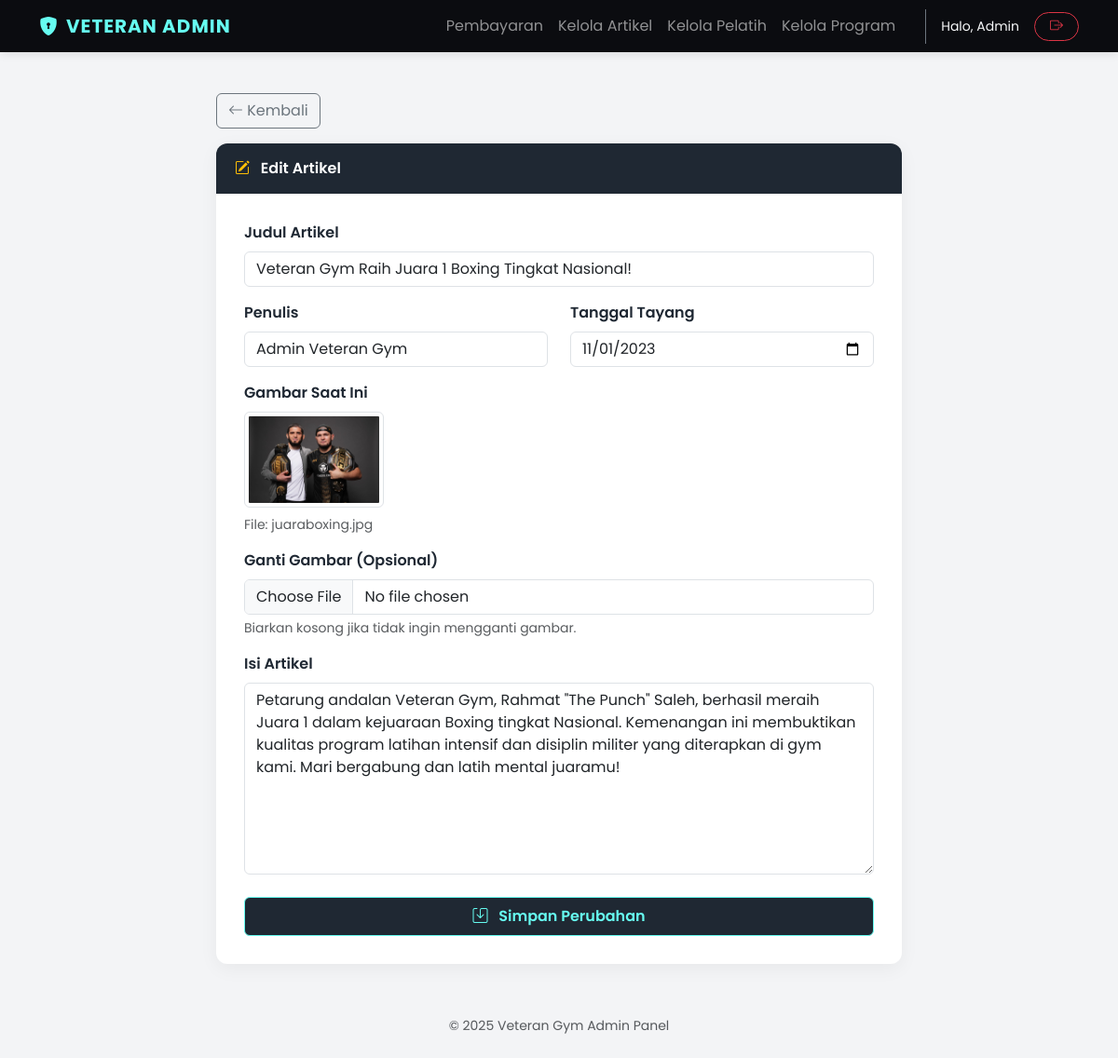
The page /project/admin/edit_artikel.php?id=1 (signed in) on the database its author committed.
### tables this page shows
CREATE TABLE `artikel` (
  `id_artikel` int(11) NOT NULL,
  `judul` varchar(255) NOT NULL,
  `penulis` varchar(100) DEFAULT NULL,
  `tanggal` date DEFAULT NULL,
  `isi_artikel` text DEFAULT NULL,
  `gambar` varchar(255) DEFAULT NULL
);

### project/admin/edit_artikel.php (the view, shortened to what this page needs)
<?php
include '../../include/koneksi.php';
if (isset($_GET['id'])) {
    $id = (int) $_GET['id'];
    $sql = "SELECT * FROM artikel WHERE id_artikel = $id";
    $result = $koneksi->query($sql);
    if ($result->num_rows > 0) {
        $data = $result->fetch_assoc();
    } else {
        echo "<script>alert('Data tidak ditemukan!'); window.location='kelola_artikel.php';</script>";
        exit;
    }
} else {
    header("Location: kelola_artikel.php");
    exit;
}
?>
<!DOCTYPE html>
<html lang="id">
<head>
    <link href="https://cdn.jsdelivr.net/npm/bootstrap@5.3.3/dist/css/bootstrap.min.css" rel="stylesheet">
    <link href="https://cdn.jsdelivr.net/npm/bootstrap-icons@1.11.3/font/bootstrap-icons.css" rel="stylesheet">
</head>
<body>
    <nav class="navbar navbar-expand-lg navbar-dark fixed-top">
        <div class="container">
            <a class="navbar-brand" href="admin.php">
                <i class="bi bi-shield-lock-fill me-2"></i>VETERAN ADMIN
            </a>
            <div class="collapse navbar-collapse" id="adminNav">
                <ul class="navbar-nav ms-auto me-4">
                    <li class="nav-item"><a class="nav-link" href="admin.php">Pembayaran</a></li>
                    <li class="nav-item"><a class="nav-link" href="kelola_artikel.php">Kelola Artikel</a></li>
                    <li class="nav-item"><a class="nav-link" href="kelola_pelatih.php">Kelola Pelatih</a></li>
                    <li class="nav-item"><a class="nav-link" href="kelola_program.php">Kelola Program</a></li>
                </ul>
                <div class="d-flex align-items-center border-start ps-3 border-secondary">
                    <span class="navbar-text me-3 text-light d-none d-md-block small">
                        Halo, Admin
                    </span>
                    <a href="logout.php" class="btn btn-outline-danger btn-sm px-3 rounded-pill">
                        <i class="bi bi-box-arrow-right"></i>
                    </a>
                </div>
            </div>
        </div>
    </nav>
    <div style="height: 100px;"></div>
    <div class="container">
        <div class="row justify-content-center">
            <div class="col-lg-8">
                <a href="kelola_artikel.php" class="btn btn-outline-secondary mb-3">
                    <i class="bi bi-arrow-left"></i> Kembali
                </a>
                <div class="dashboard-card">
                    <div class="card-header-custom">
                        <span><i class="bi bi-pencil-square me-2 text-warning"></i> Edit Artikel</span>
                    </div>
                    <div class="card-body">
                        <form action="" method="POST" enctype="multipart/form-data">
                            <div class="mb-3">
                                <label class="form-label">Judul Artikel</label>
                                <input type="text" name="judul" class="form-control"
                                    value="<?php echo $data['judul']; ?>" required>
                            </div>
                            <div class="row">
                                <div class="col-md-6 mb-3">
                                    <label class="form-label">Penulis</label>
                                    <input type="text" name="penulis" class="form-control"
                                        value="<?php echo $data['penulis']; ?>" required>
                                </div>
                                <div class="col-md-6 mb-3">
                                    <label class="form-label">Tanggal Tayang</label>
                                    <input type="date" name="tanggal" class="form-control"
                                        value="<?php echo $data['tanggal']; ?>" required>
                                </div>
                            </div>
                            <div class="mb-3">
                                <label class="form-label d-block">Gambar Saat Ini</label>
                                <img src="../../image/<?php echo $data['gambar']; ?>" class="img-thumbnail mb-2"
                                    style="max-width: 150px;">
                                <div class="small text-muted">File: <?php echo $data['gambar']; ?></div>
                            </div>
                            <div class="mb-3">
                                <label class="form-label">Ganti Gambar (Opsional)</label>
                                <input type="file" name="gambar" class="form-control" accept="image/*">
                                <div class="form-text">Biarkan kosong jika tidak ingin mengganti gambar.</div>
                            </div>
                            <div class="mb-4">
                                <label class="form-label">Isi Artikel</label>
                                <textarea name="isi" class="form-control" rows="8"
                                    required><?php echo $data['isi_artikel']; ?></textarea>
                            </div>
                            <div class="d-grid gap-2">
                                <button type="submit" class="btn btn-primary-custom py-2">
                                    <i class="bi bi-save me-2"></i> Simpan Perubahan
                                </button>
                            </div>
                        </form>
                    </div>
                </div>
            </div>
        </div>
    </div>
    <div class="text-center py-4 text-muted small">
        &copy; 2025 Veteran Gym Admin Panel
    </div>
</body>
</html>

### project/admin/edit_artikel.php (style rules this page uses)
:root { --primary-dark: #0b0c10; --secondary-dark: #1f2833; --accent-cyan: #66fcf1; --text-gray: #c5c6c7; --card-bg: #ffffff; }
body { background-color: #f3f4f6; font-family: 'Poppins', sans-serif; color: #333; }
.navbar { background-color: var(--primary-dark) !important; box-shadow: 0 2px 10px rgba(0, 0, 0, 0.1); }
.navbar-brand { font-weight: 700; letter-spacing: 1px; color: var(--accent-cyan) !important; }
.dashboard-card { background-color: #fff; border: none; border-radius: 12px; box-shadow: 0 5px 20px rgba(0, 0, 0, 0.05); margin-bottom: 2rem; overflow: hidden; }
.card-header-custom { background-color: var(--secondary-dark); color: white; padding: 15px 20px; font-weight: 600; display: flex; justify-content: space-between; align-items: center; }
.card-body { padding: 30px; }
.btn-primary-custom { background-color: var(--secondary-dark); color: var(--accent-cyan); border: 1px solid var(--accent-cyan); font-weight: 600; }
.form-label { font-weight: 600; color: var(--secondary-dark); }

### rows shown on the page
artikel: judul "Veteran Gym Raih Juara 1 Boxing Tingkat Nasional!", penulis "Admin Veteran Gym", tanggal "11/01/2023", gambar (picture), gambar "juaraboxing.jpg", isi "Petarung andalan Veteran Gym, Rahmat \"The Punch\" Saleh, berhasil meraih Juara 1 dalam kejuaraan Boxing tingkat Nasional. Kemenangan ini membuktikan kualitas program latihan intensif dan disiplin militer yang diterapkan di gym kami. Mari bergabung dan latih mental juaramu!"
